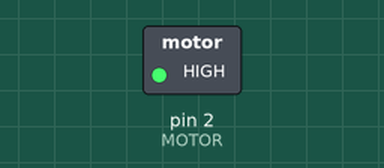
This sketch was run on a simulated Arduino Uno, built with avr-gcc and run on an emulated ATmega328P. On the bench: switched loads named in the sketch (green lamp = pin HIGH).

Above: at 2.5 s.
At 7.5 s:
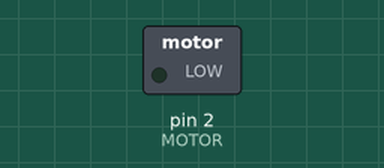
Timing chart, 0 to 13.0 s (numbered marks = the images above):
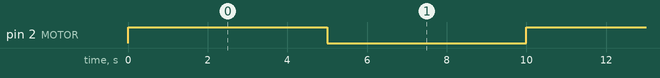

Measured:
- by itself, pin 2 (MOTOR): alternates HIGH for 5.0 s and LOW for 5.0 s

The sketch:

Motor_OFF_ON_using_Relay.ino
```cpp
// Motor control using relay

const int MOTOR = 2;

void setup()
{
  pinMode(MOTOR,OUTPUT);
}

void loop()
{
  digitalWrite(MOTOR,HIGH);
  delay(5000);
  digitalWrite(MOTOR,LOW);
  delay(5000);
}
```
